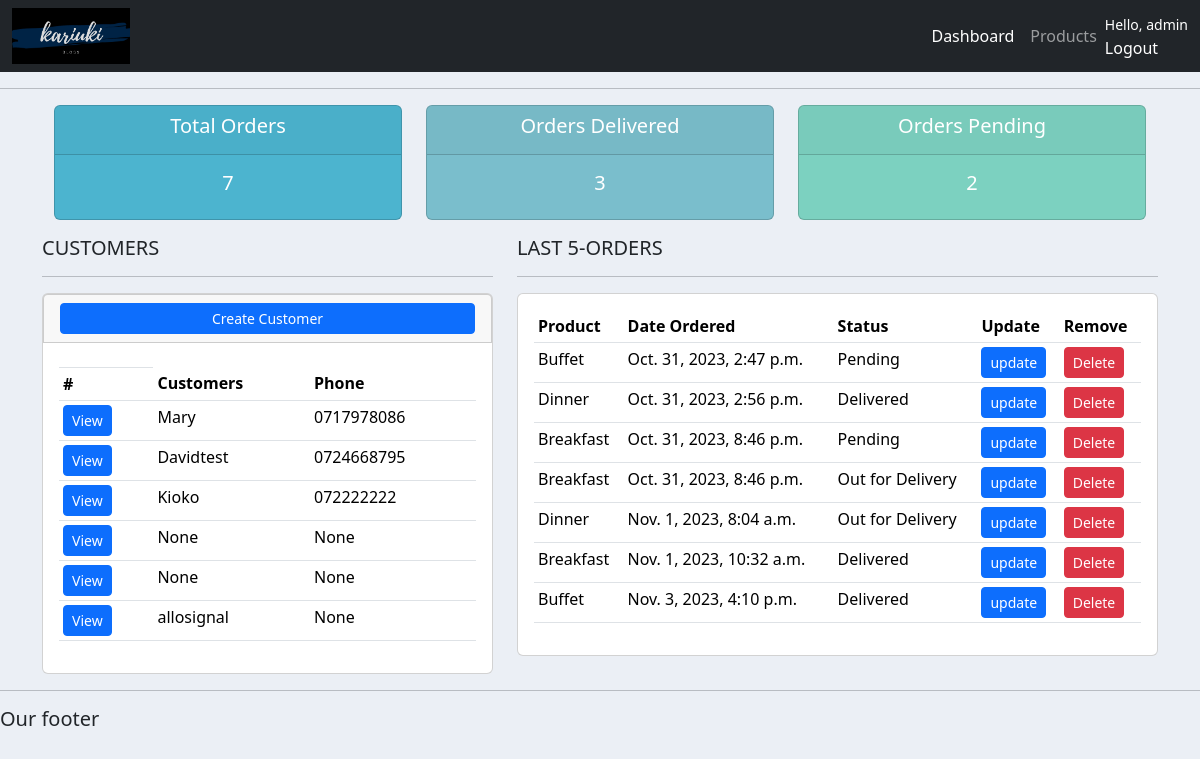
The app's page / (signed in) with its own data.
### accounts/models.py (models this page shows, shortened)
class Customer(models.Model):
    user=models.OneToOneField(User,null=True,blank=True,on_delete=models.CASCADE)
    name=models.CharField(max_length=200,null=True)
    phone=models.CharField(max_length=12,null=True)
    email=models.EmailField(max_length=200,null=True)
    profile_pic=models.ImageField(default='bulb.png',null=True,blank=True)
    date_created=models.DateTimeField(auto_now_add=True,null=True)

class Order(models.Model):
    STATUS=(
        ('Pending','Pending'),
        ('Out for Delivery','Out for Delivery'),
        ('Delivered','Delivered')
    )
    customer=models.ForeignKey(Customer,null=True,on_delete=models.SET_NULL)
    product=models.ForeignKey(Product,null=True,on_delete=models.SET_NULL)
    date_created=models.DateTimeField(auto_now_add=True)
    status=models.CharField(max_length=50,choices=STATUS)
    note=models.CharField(max_length=1000,null=True)

class Product(models.Model):
    CATEGORY=(
        ('Indoor','Indoor'),
        ('Outdoor','Outdoor')
    )
    name=models.CharField(max_length=200)
    price=models.FloatField(null=True)
    category=models.CharField(max_length=50,choices=CATEGORY)
    description=models.CharField(max_length=100,null=True,blank=True)
    date_created=models.DateTimeField(auto_now_add=True)
    tags=models.ManyToManyField(Tag)
    def __str__(self) -> str:
        return self.name

### accounts/decorators.py (the view)
    def wrapper_function(request,*args, **kwargs):
        group=None
        if request.user.groups.exists():
            group=request.user.groups.all()[0].name
        if group == 'customer':
            return redirect('user_page')
        if group == 'admin':
            return view_func(request,*args, **kwargs)

### accounts/views.py (called while the page is built)
@login_required(login_url='login')
@admin_only
def home(request):
    customers = Customer.objects.all()
    orders = Order.objects.all()
    total_customers = customers.count()
    total_orders = orders.count()
    delivered = orders.filter(status='Delivered').count()
    pending = orders.filter(status='Pending').count()
    context = {'customers': customers, 'orders': orders, 'total_customers': total_customers, 'total_orders': total_orders,
               'delivered': delivered, 'pending': pending}
    return render(request, 'accounts/dashboard.html', context)

### accounts/templates/accounts/dashboard.html
{% extends 'accounts/main.html' %} {% block content %}
{% include "accounts/status.html" %}
<div class='row'>
    <div class='col-md-5'>
        <h5>CUSTOMERS</h5>
        <hr>
        <div class="card">
            <div class="card card-header">
                <a class="btn btn-primary btn-sm btn-block" href="">Create Customer</a>
            </div>
            <div class="card-body">
                <table class="table table-sm">
                    <th>
                        <tr>
                            <th>#</th>
                            <th>Customers</th>
                            <th>Phone</th>
                        </tr>
                    </th>
                    <tbody>
                        {% for i in customers %}
                        <tr>
                            <td><a class="btn btn-primary btn-sm" href="{% url 'customer' i.id %}">View</a></td>
                            <td>{{ i.name }}</td>
                            <td>{{ i.phone }}</td>
                        </tr>
                        {% endfor %}
                    </tbody>
                </table>
            </div>
        </div>
    </div>
    <div class='col-md-7'>
        <h5>LAST 5-ORDERS</h5>
        <hr>
        <div class="card card-body">
            <table class="table table-sm">
                <tr>
                    <th>Product</th>
                    <th>Date Ordered</th>
                    <th>Status</th>
                    <th>Update</th>
                    <th>Remove</th>
                </tr>
                {% for i in orders %}
                  <tr>
                    <td>{{i.product}}</td>
                    <td>{{i.date_created}}</td>
                    <td>{{i.status}}</td>
                    <td><a class="btn btn-primary btn-sm" href="{% url 'update_order' i.id %}">update</a></td>
                    <td><a class="btn btn-danger btn-sm"href="{% url 'delete_order' i.id %}">Delete</a></td>
                  </tr>
                {% endfor %}
            </table>
        </div>
    </div>
</div>
{% endblock content%}

### accounts/templates/accounts/navbar.html (shortened to what this page needs)
{% load static%}
<nav class="navbar navbar-expand-lg navbar-dark bg-dark">
  <div class="container-fluid">
    <img style="max-width:10%;" src="{% static 'images/logo.png'%}">
    <div class="collapse navbar-collapse" id="navbarNav">
      <ul class="navbar-nav ms-auto">
        {% if  request.user.is_staff%}
        <li class="nav-item">
          <a class="nav-link active" aria-current="page" href=" {% url "home" %}">Dashboard</a>
        </li>
        <li class="nav-item">
          <a class="nav-link" href="{% url "products" %}">Products</a>
        </li>
        {% else %}
        <li class="nav-item text-white">
          <a class="nav-link" href="{% url "account" %}">Settings</a>
        </li>
        {% endif %}
      </ul>
    </div>
    <span class="text-white"><small>Hello, {{request.user}}</small>
      <a class="nav-link" href=" {% url "logout" %}">Logout</a></span>
  </div>
</nav>

### static/css/main.css (style rules this page uses)
body { background-color: #ebeff5; }

### records on screen
Customer: name "Mary", phone "0717978086"
Customer: name "Davidtest", phone "0724668795"
Customer: name "Kioko", phone "072222222"
Customer: name "None", phone "None"
Customer: name "None", phone "None"
Customer: name "allosignal", phone "None"
Order: product "Buffet", date_created "Oct. 31, 2023, 2:47 p.m.", status "Pending"
Order: product "Dinner", date_created "Oct. 31, 2023, 2:56 p.m.", status "Delivered"
Order: product "Breakfast", date_created "Oct. 31, 2023, 8:46 p.m.", status "Pending"
Order: product "Breakfast", date_created "Oct. 31, 2023, 8:46 p.m.", status "Out for Delivery"
Order: product "Dinner", date_created "Nov. 1, 2023, 8:04 a.m.", status "Out for Delivery"
Order: product "Breakfast", date_created "Nov. 1, 2023, 10:32 a.m.", status "Delivered"
Order: product "Buffet", date_created "Nov. 3, 2023, 4:10 p.m.", status "Delivered"

### other values on screen
{{ request.user }} "admin"
{{ total_orders }} "7"
{{ delivered }} "3"
{{ pending }} "2"
